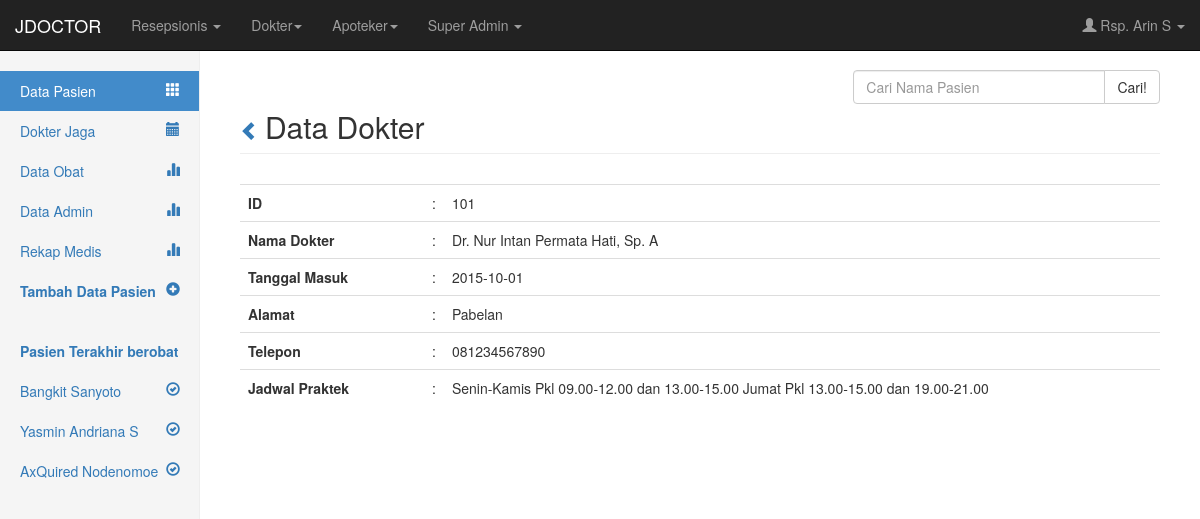
/medis/front.php?ur=tampil_dokter_lengkap&id_dokter=101 (signed in), run on the app's committed database.
### tables this page shows
CREATE TABLE IF NOT EXISTS `pasien` (
  `id_pasien` int(5) NOT NULL,
  `nama_lengkap` varchar(100) NOT NULL,
  `tempat_lahir` varchar(100) NOT NULL,
  `tanggal_lahir` date NOT NULL,
  `jenis_kelamin` varchar(40) NOT NULL,
  `alamat` text NOT NULL,
  `telepon` varchar(15) NOT NULL,
  `pekerjaan` varchar(100) NOT NULL,
  `nama_kk` varchar(50) NOT NULL,
  `tanggal_daftar` date NOT NULL
);

CREATE TABLE IF NOT EXISTS `dokter` (
  `id_dokter` int(5) NOT NULL,
  `nama_dokter` varchar(50) NOT NULL,
  `tanggal_masuk` date NOT NULL,
  `alamat` text NOT NULL,
  `telepon` varchar(15) NOT NULL,
  `jadwal_praktek` text NOT NULL
);

### medis/conn/db.php (called while the page is built, shortened)
<?php
class db
{
	function __construct()
	{
		$this->conn=mysql_connect(hostname,username,password) or die("gagal koneksi");
	}
	function BuatQuery($query)
	{
		$this->result=mysql_query($query,$this->conn);
		return $this->result;
	}
	function BuatArray()
	{
		$this->row=mysql_fetch_array($this->result);
		return $this->row;
	}
}
?>

### medis/front.php (the view, shortened to what this page needs)
<?php
	include("conn/db.php");
  if(empty($_SESSION[user]) || empty($_SESSION[passw])){
    header("location: ../login.php");
	} else {
?>
<!DOCTYPE html>
<html lang="en">
<head>
    <link href="../../bs3_dist/css/bootstrap.min.css" rel="stylesheet">
    <link href="dashboard.css" rel="stylesheet">
  </head>
  <body>
	<?php
    include("navbar.php");
	?>
    <div class="container-fluid">
      <div class="row">
        <div class="col-sm-3 col-md-2 sidebar">
          <ul class="nav nav-sidebar">
            <li id="side-overview" class="active"><a href="?ur=tampil_pasien"><i class="pull-right glyphicon glyphicon-th"></i> Data Pasien</a></li>
			<li id="side-dokter"><a href="?ur=tampil_dokter"><i class="pull-right glyphicon glyphicon-calendar"></i>Dokter Jaga</a></li>
			<li id="side-pasien"><a href="?ur=tampil_obat"><i class="pull-right glyphicon glyphicon-stats"></i> Data Obat</a></li>
      <li id="side-admin"><a href="?ur=tampil_admin"><i class="pull-right glyphicon glyphicon-stats"></i> Data Admin</a></li>
      <li id="side-admin"><a href="?ur=tampil_rekap"><i class="pull-right glyphicon glyphicon-stats"></i> Rekap Medis</a></li>
            <li id="side-tambah"><a href="?ur=tambah_pasien"><i class="pull-right glyphicon glyphicon-plus-sign"></i> <strong>Tambah Data Pasien</strong></a></li>
          </ul>
          <ul class="nav nav-sidebar">
            <li><a href="#"><strong>Pasien Terakhir berobat</strong></a></li>
            <?php
              $riwayat = new db;
              $riwayat->BuatQuery("SELECT DISTINCT id_pasien FROM riwayat ORDER BY tanggal_berobat DESC LIMIT 4");
              WHILE($tampil_riwayat=$riwayat->BuatArray()){
                $pasien = new db;
                $pasien->BuatQuery("SELECT * FROM pasien WHERE id_pasien='$tampil_riwayat[id_pasien]'");
                $tampil_pasien = $pasien->BuatArray();
              ?>
                <li><a href="?ur=tampil_pasien_lengkap&id_pasien=<?php echo $tampil_riwayat[id_pasien]; ?>"><span class="pull-right glyphicon glyphicon-ok-circle"></span> <?php echo $tampil_pasien[nama_lengkap]; ?></a></li>
              <?php
                };
              ?>
          </ul>
        </div>
        <div class="col-sm-9 col-sm-offset-3 col-md-10 col-md-offset-2 main">
          <form class="form" method="post" action="?ur=search_result_pasien">
              <div class="input-group col-md-4 pull-right">
                  <input name="cari_pasien" type="text" class="form-control" placeholder="Cari Nama Pasien">
                  <span class="input-group-btn">
                    <button class="btn btn-default" type="submit">Cari!</button>
                  </span>
              </div>
          </form>
          <br>
			<?php
        include ("perijinan.php");
			?>
		</div>
      </div>
    </div>
  </body>
</html>
<?php   };  ?>

### medis/data/tampil_dokter_lengkap.php
<?php
	$id_dokter = $_GET[id_dokter];
	$dokter = new db;
	$dokter->BuatQuery("SELECT * FROM dokter WHERE id_dokter='$id_dokter'");
	$tampil_dokter = $dokter->BuatArray();
?>
<h2 class="sub-header">
	<small><a title="Kembali" href="#" onclick="history.back();"><span class="glyphicon glyphicon-chevron-left"></span></a> </small>
	Data Dokter
</h2> <br>
<div class="table-responsive">
	<table class="table">
		<tr>
			<td width="20%"><strong>ID</strong></td>
			<td width="2%">:</td>
			<td><?php echo $tampil_dokter[id_dokter]; ?></td>
		</tr>
		<tr>
			<td><strong>Nama Dokter</strong></td>
			<td>:</td>
			<td><?php echo $tampil_dokter[nama_dokter]; ?></td>
		</tr>
		<tr>
			<td><strong>Tanggal Masuk</strong></td>
			<td>:</td>
			<td><?php echo $tampil_dokter[tanggal_masuk]; ?></td>
		</tr>
		<tr>
			<td><strong>Alamat</strong></td>
			<td>:</td>
			<td><?php echo $tampil_dokter[alamat]; ?></td>
		</tr>
		<tr>
			<td><strong>Telepon</strong></td>
			<td>:</td>
			<td><?php echo $tampil_dokter[telepon]; ?></td>
		</tr>
		<tr>
			<td><strong>Jadwal Praktek</strong></td>
			<td>:</td>
			<td><?php echo $tampil_dokter[jadwal_praktek]; ?></td>
		</tr>
	</table>
</div>

### medis/dashboard.css (style rules this page uses)
body { padding:0; padding-top: 50px; background-color:#FFF; margin: 0; }
.sub-header { padding-bottom: 10px; border-bottom: 1px solid #eee; }
.sidebar { display: none; }
@media (min-width: 768px) { .sidebar { position: fixed; top: 51px; bottom: 0; left: 0; z-index: 1000; display: block; padding: 20px; overflow-x: hidden; overflow-y: auto; background-color: #f5f5f5; border-right: 1px solid #eee; } }
.nav-sidebar { margin-right: -21px; margin-bottom: 20px; margin-left: -20px; }
.nav-sidebar > li > a { padding-right: 20px; padding-left: 20px; }
.nav-sidebar > .active > a { color: #fff; background-color: #428bca; }
.main { padding: 20px; }
@media (min-width: 768px) { .main { padding-right: 40px; padding-left: 40px; } }

### data on the page
pasien: nama_lengkap "Bangkit Sanyoto"
pasien: nama_lengkap "Yasmin Andriana S"
pasien: nama_lengkap "AxQuired Nodenomoe"
dokter: id_dokter "101", nama_dokter "Dr. Nur Intan Permata Hati, Sp. A", tanggal_masuk "2015-10-01", alamat "Pabelan", telepon "081234567890", jadwal_praktek "Senin-Kamis Pkl 09.00-12.00 dan 13.00-15.00 Jumat Pkl 13.00-15.00 dan 19.00-21.00"

### other printed values
$_SESSION[nama] "Rsp. Arin S"
